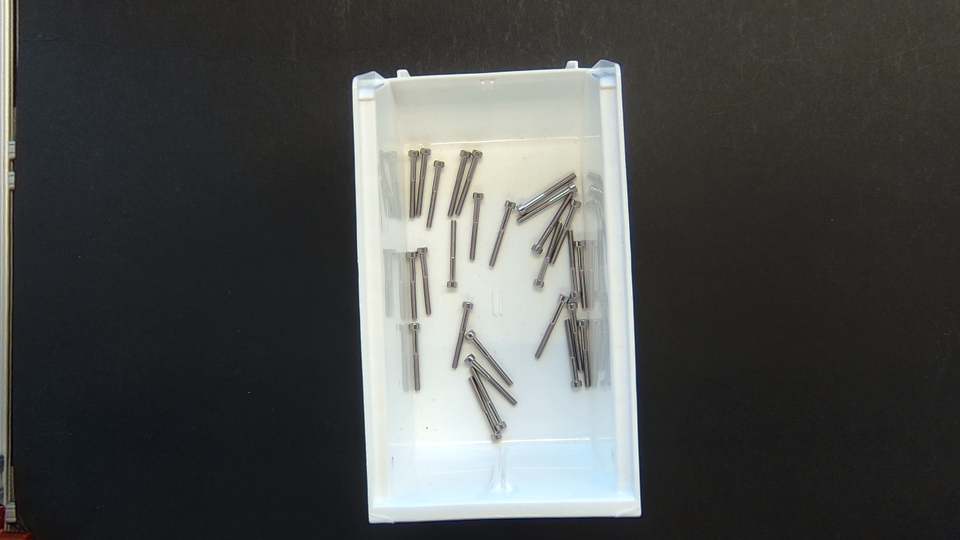
#> input picture dev/gt27_0.png, 1920 x 1080 px, found by its file name (shown at 1/2 size)
$ python t4.py
#> lines starting #> are read from the running program, lines starting #| are printed output that depends on the picture; long printed decimals are rounded
import cv2,numpy as np
f=cv2.imread('dev/gt27_0.png'); g=cv2.cvtColor(f,cv2.COLOR_BGR2GRAY)
#> further down, f is the input picture: shape (1080, 1920, 3); mean B, G, R 77.5, 79.1, 77.4
H,W=g.shape; s=4; bg=cv2.resize(cv2.medianBlur(cv2.resize(g,(W//s,H//s)),15),(W,H))
#> after `H, W = g.shape`: H = 1080; W = 1920
#> after `bg = cv2.resize(cv2.medianBlur(cv2.resize(g, (W // s, H // s)), 15), (`:
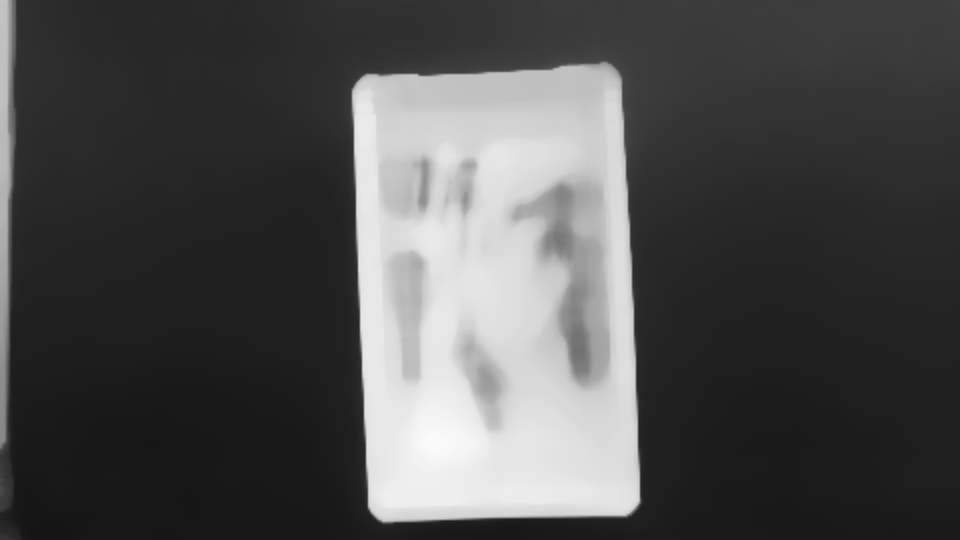
#> bg: shape (1080, 1920) (shown at 1/2 size); min 20, max 250, mean 79.2
d=cv2.absdiff(g,bg)
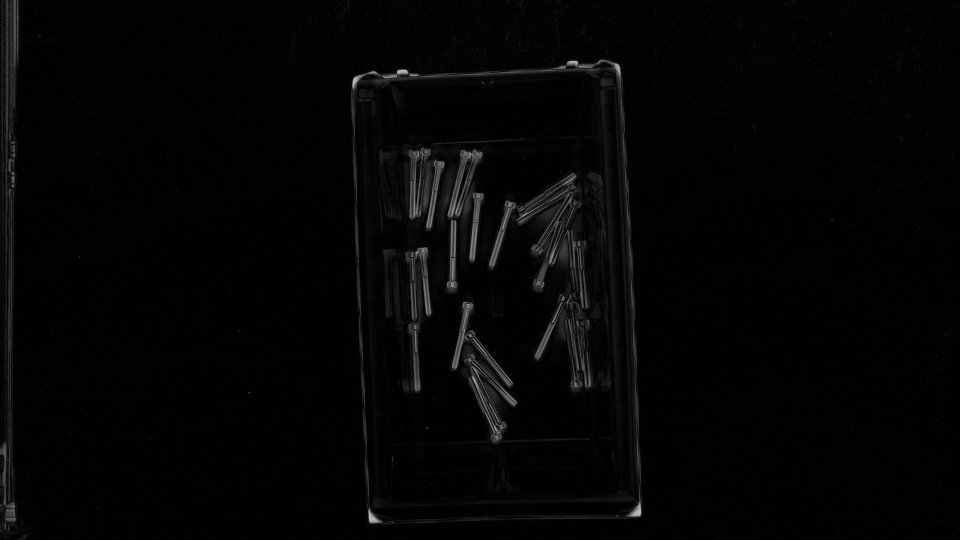
#> d: shape (1080, 1920) (shown at 1/2 size); min 0, max 216, mean 4.6
for name,(y0,y1,x0,x1) in {'ghostL':(300,450,755,800),'ghostR':(350,700,1170,1220),'screw':(300,450,810,860),'screwR':(450,700,1130,1170)}.items():
    r=d[y0:y1,x0:x1]; print(name, np.percentile(r,[50,90,99,100]), 'B-R', np.mean(f[y0:y1,x0:x1,0].astype(int)-f[y0:y1,x0:x1,2]))
#> this loop made 4 passes
#| ghostL [ 8. 19. 29. 39.] B-R -7.695
#| ghostR [ 9.   22.   51.01 90.  ] B-R 0.3534
#| screw [ 38.  89. 130. 149.] B-R -23.9496
#| screwR [ 25.  69. 100. 122.] B-R -6.9318
#> pass 1, `r = d[y0:y1, x0:x1]`:
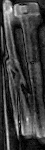
#> r: shape (150, 45); min 0, max 39, mean 9.3; drawn with min black and max white
#> pass 2, `r = d[y0:y1, x0:x1]`:
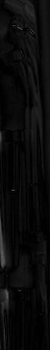
#> r: shape (350, 50); min 0, max 90, mean 11
#> pass 3, `r = d[y0:y1, x0:x1]`:
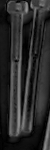
#> r: shape (150, 50); min 0, max 149, mean 42.9
#> after the loop:
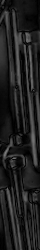
#> r: shape (250, 40); min 0, max 122, mean 31.9
cv2.imwrite('dev/approaches/_seg/c4.png',cv2.resize(f[250:800,720:860],None,fx=2,fy=2))
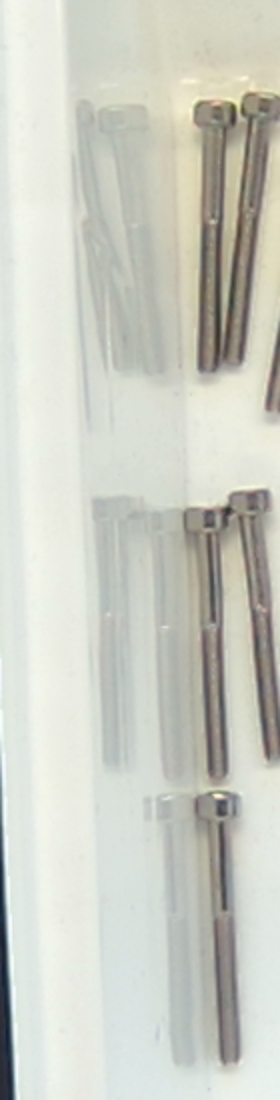
#> saved as c4.png: shape (1100, 280, 3); mean B, G, R 196.2, 206.2, 204.1
